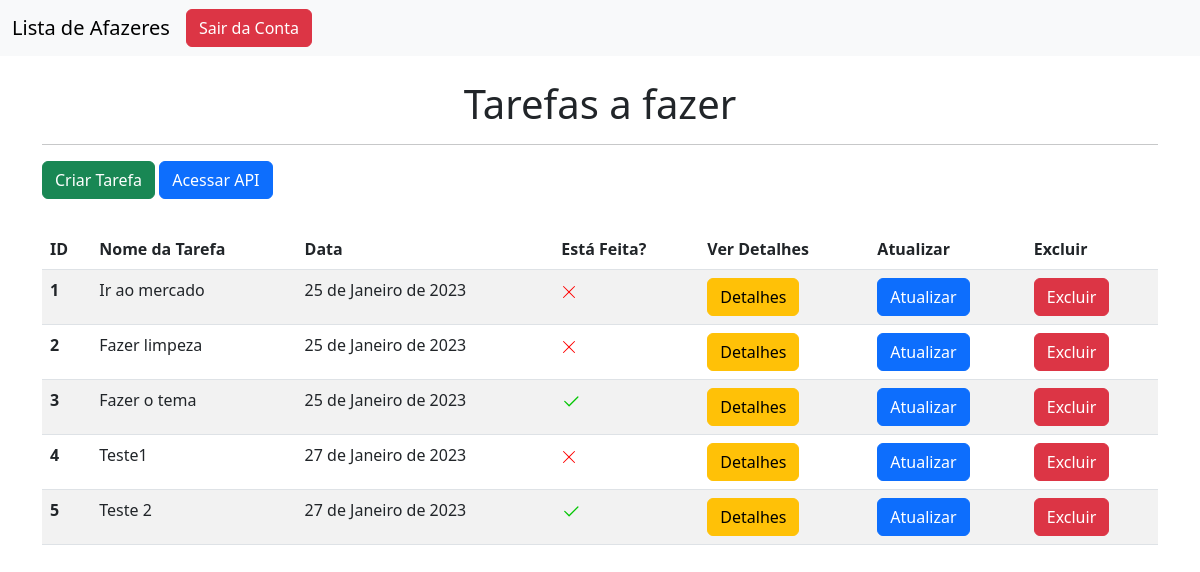
The app's page /todo_list/home/ (signed in), older data.
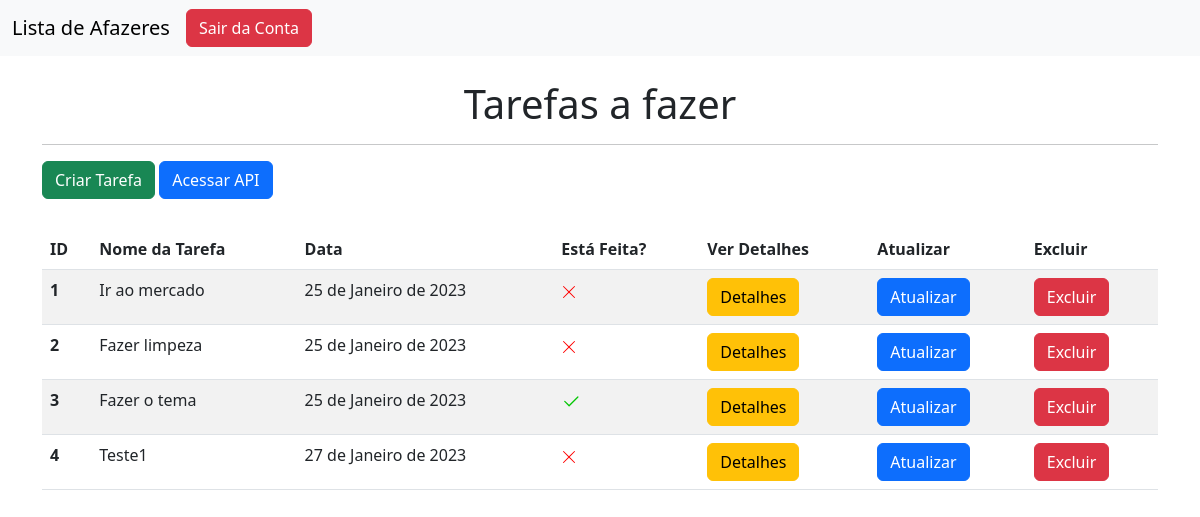
The same page, newer data.
### todo/models.py (models this page shows, shortened)
class Tarefa(models.Model):
    nome = models.CharField(max_length=100)
    data = models.DateField()
    esta_feita = models.BooleanField()

### todo/views.py (the view)
# urls.py: path('home/', views.home, name='home'),
@login_required(login_url='/auth/login/')
def home(request):
    tarefas = Tarefa.objects.all()
    return render(request, 'home.html', {'tarefas':tarefas})

### todo/templates/home.html (shortened to what this page needs)
{% extends 'base.html' %}
{% load static %}
{% block content_head %}
    <link rel="stylesheet" href="{% static 'todo/css/home.css' %}">
{% endblock %}
{% block content_body %}
    <div class="container">
        <br>
        <h1>Tarefas a fazer</h1>
        <hr>
        <a href="{% url 'criar_tarefa' %}" class="btn btn-success">Criar Tarefa</a>
        <a href="{% url 'api_todo' %}" class="btn btn-primary">Acessar API</a>
        <br>
        <table class="table table-striped" id="table-todo">
            <thead>
                <tr>
                    <th scope="col">ID</th>
                    <th scope="col">Nome da Tarefa</th>
                    <th scope="col">Data</th>
                    <th scope="col">Está Feita?</th>
                    <th scope="col">Ver Detalhes</th>
                    <th scope="col">Atualizar</th>
                    <th scope="col">Excluir</th>
                </tr>
            </thead>
            <tbody>
                {% for tarefa in tarefas %}
                    <tr>
                    <th scope="row">{{tarefa.id}}</th>
                        <td>{{tarefa.nome}}</td>
                        <td>{{tarefa.data}}</td>
                        {% if tarefa.esta_feita == False %}
                            <td>
                            </td>
                        {% else %}
                            <td><svg xmlns="http://www.w3.org/2000/svg" width="20" height="20" fill="currentColor" class="bi bi-check2" viewBox="0 0 16 16">
                                <path d="M13.854 3.646a.5.5 0 0 1 0 .708l-7 7a.5.5 0 0 1-.708 0l-3.5-3.5a.5.5 0 1 1 .708-.708L6.5 10.293l6.646-6.647a.5.5 0 0 1 .708 0z" id="check"/>
                              </svg>
                            </td>
                        {% endif %}
                        <td><a href="{% url 'detalhes_tarefa' tarefa.id %}" class="btn btn-warning">Detalhes</a></td>
                        <td><a href="{% url 'atualizar_tarefa' tarefa.id %}" class="btn btn-primary">Atualizar</a></td>
                        <td><a href="{% url 'excluir_tarefa' tarefa.id %}" class="btn btn-danger">Excluir</a></td>
                    </tr>
                {% endfor %}
            </tbody>
          </table>
    </div>
{% endblock %}

Row changes from the older to the newer data that the page shows:
removed Tarefa: id "5", nome "Teste 2", data "27 de Janeiro de 2023", esta_feita True (drawn)
